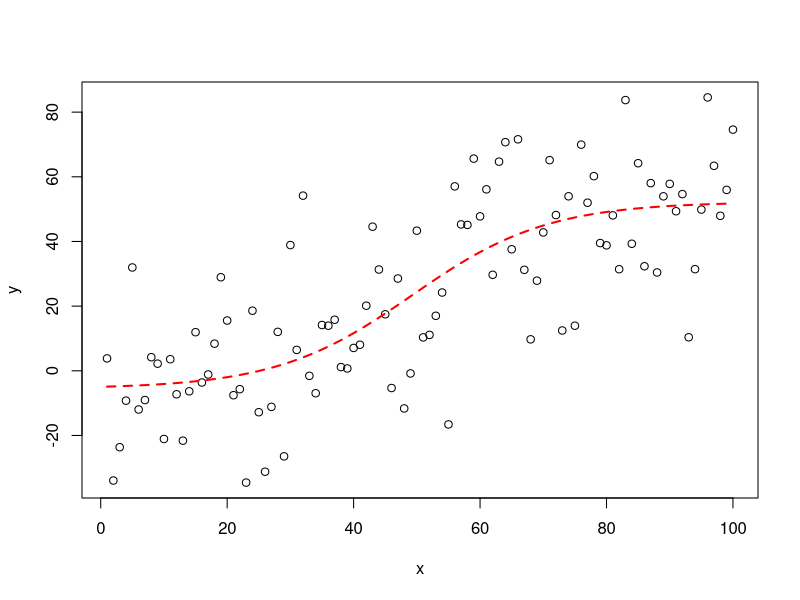

The R source for this figure:
#http://rstudio-pubs-static.s3.amazonaws.com/7812_5327615eb0044cf29420b955ddaa6173.html

sigmoid <- function(x, lower_asymptote, carrying_capacity, growth_rate, time_max) {
    return(lower_asymptote + ((carrying_capacity - lower_asymptote)/(1 + exp(-growth_rate * 
        (x - time_max)))))
}
x <- 1:100
y <- sigmoid(1:100, 1, 50, 0.1, 50) + rnorm(100, 0, 20)

plot(x,y)

m.s <- nls(y ~ a + ((b - a)/(1 + exp(-c * (x - d)))), start = list(a = min(y), 
    b = max(y), c = 1, d = round(median(x))), trace = TRUE)
    
print(m.s)

lines(x, fitted(m.s), lty = 2, lwd = 2, col = "red")

